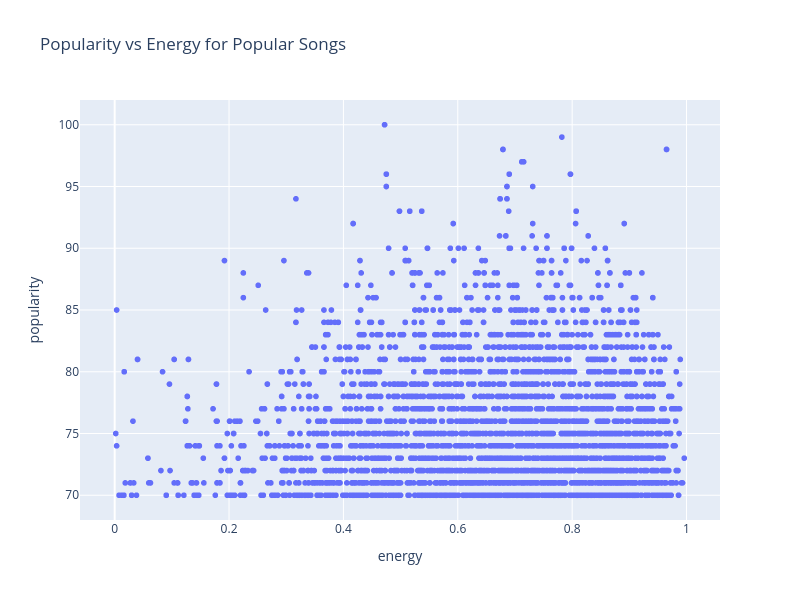

Notebook source saved alongside this figure:
### Code cell
fig = px.scatter(popular, x="energy", y="popularity", title="Popularity vs Energy for Popular Songs")

fig.update_layout(
    width=800,
    height=600)

fig.show()

### Figure 1 — Plotly figure (JSON) as saved in the notebook; plotly's stock layout.template omitted (floating-point values rounded to 4 significant figures; data arrays with more than 128 entries replaced by an {"elided": "..."} marker saying what was removed)
{"data": [{"hovertemplate": "energy=%{x}<br>popularity=%{y}<extra></extra>", "legendgroup": "", "marker": {"color": "#636efa", "symbol": "circle"}, "mode": "markers", "name": "", "showlegend": false, "type": "scattergl", "x": {"elided": "5472 float values"}, "xaxis": "x", "y": {"elided": "5472 int values"}, "yaxis": "y"}], "layout": {"height": 600, "legend": {"tracegroupgap": 0}, "title": {"text": "Popularity vs Energy for Popular Songs"}, "width": 800, "xaxis": {"anchor": "y", "domain": [0, 1], "title": {"text": "energy"}}, "yaxis": {"anchor": "x", "domain": [0, 1], "title": {"text": "popularity"}}}}
